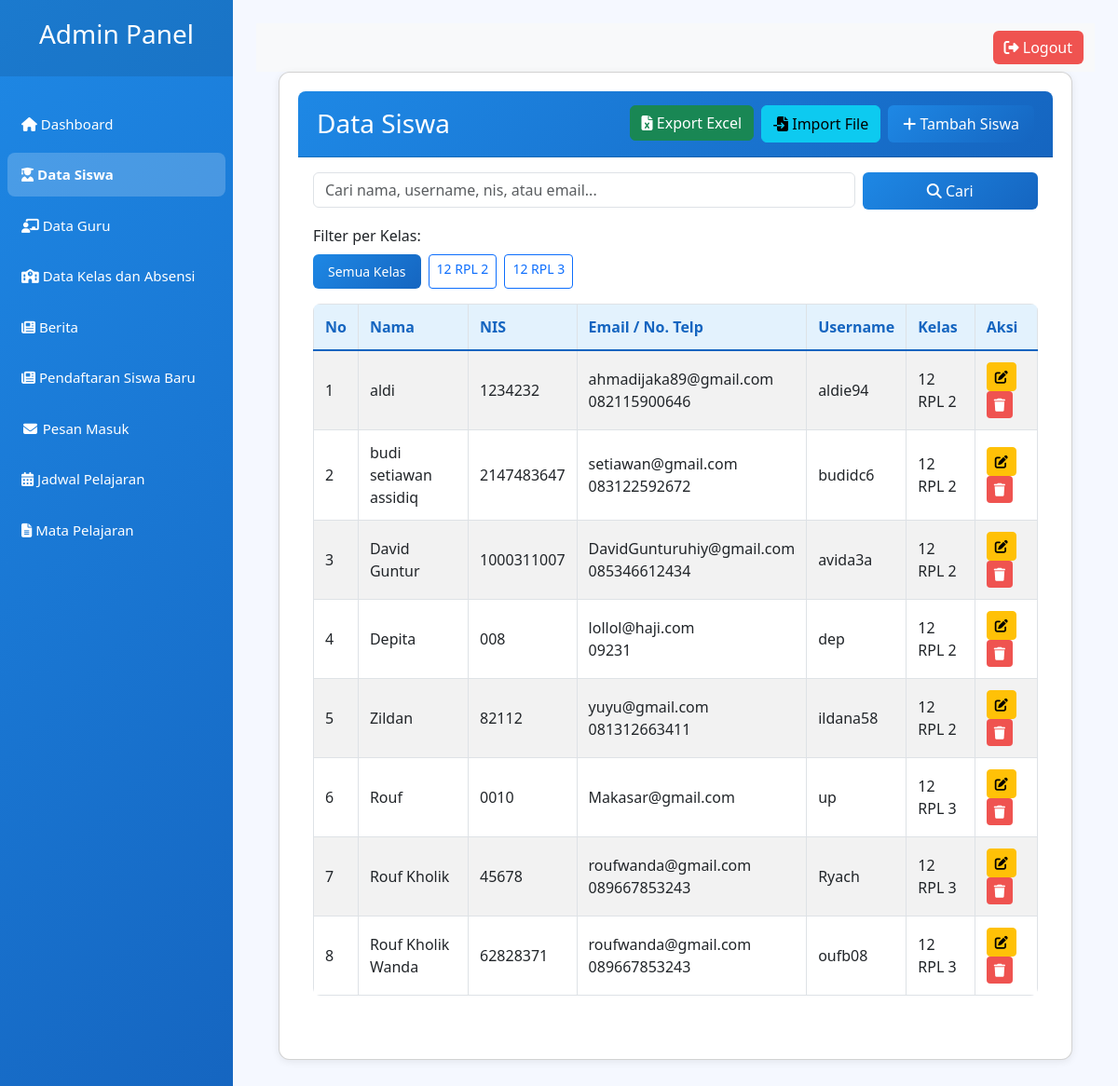
/backend/admin.php?page=siswa (signed in), run on the app's committed database.
### tables this page shows
CREATE TABLE `kelas` (
  `kelas_id` int NOT NULL,
  `nama` varchar(255) NOT NULL,
  `qr_code` varchar(255) DEFAULT NULL
);

CREATE TABLE `siswa` (
  `siswa_id` int NOT NULL,
  `nama` varchar(30) NOT NULL,
  `username` varchar(50) DEFAULT NULL,
  `password` varchar(255) DEFAULT NULL,
  `kelas_id` int DEFAULT NULL,
  `last_login` datetime DEFAULT NULL,
  `login_time` datetime DEFAULT NULL,
  `login_status` enum('success','failed') DEFAULT NULL,
  `login_photo` varchar(255) DEFAULT NULL,
  `last_attendance` datetime DEFAULT NULL,
  `nis` varchar(20) DEFAULT NULL,
  `email` varchar(100) DEFAULT NULL,
  `telepon` varchar(20) DEFAULT NULL
);

### backend/modules/siswa.php (the view, shortened to what this page needs)
<?php
require_once '../config/koneksi.php';
function getAllSiswa($db, $start = 0, $limit = 10, $search = '', $kelas_filter = '')
{
    $where = [];
    $params = [];
    $types = '';
    $where_sql = $where ? 'WHERE ' . implode(' AND ', $where) : '';
    $query = "SELECT s.*, k.nama as nama_kelas
              FROM siswa s
              LEFT JOIN kelas k ON s.kelas_id = k.kelas_id
              $where_sql
              ORDER BY k.nama, s.nama
              LIMIT ?, ?";
    $params[] = $start;
    $params[] = $limit;
    $types .= 'ii';
    $stmt = $db->prepare($query);
    $stmt->bind_param($types, ...$params);
    $stmt->execute();
    return $stmt->get_result();
}
$page = isset($_GET['page_no']) ? (int) $_GET['page_no'] : 1;
$limit = 10;
$start = ($page - 1) * $limit;
$search = isset($_GET['search']) ? $_GET['search'] : '';
$kelas_filter = isset($_GET['kelas_filter']) ? $_GET['kelas_filter'] : '';
$siswa_list = getAllSiswa($db, $start, $limit, $search, $kelas_filter);
$kelas_query = "SELECT * FROM kelas ORDER BY nama";
$kelas_result = $db->query($kelas_query);
?>
<div class="container-fluid">
    <div class="card">
        <div class="card-header">
            <div class="d-flex flex-column flex-md-row justify-content-md-between align-items-md-center">
                <h3 class="card-title mb-2 mb-md-0">Data Siswa</h3>
                <div class="d-flex flex-wrap gap-2">
                    <form method="post" style="display:inline;">
                        <button class="btn btn-success" type="submit">
                            <i class="fas fa-file-excel"></i> Export Excel
                        </button>
                    </form>
                    <button class="btn btn-info" data-bs-toggle="modal" data-bs-target="#importModal">
                        <i class="fas fa-file-import"></i> Import File
                    </button>
                    <a href="?page=siswa-form" class="btn btn-primary">
                        <i class="fas fa-plus"></i> Tambah Siswa
                    </a>
                </div>
            </div>
        </div>
        <div class="card-body">
            <form method="get" class="row g-2 mb-3">
                <div class="col-md-9">
                    <input type="text" name="search" class="form-control" placeholder="Cari nama, username, nis, atau email..."
                        value="<?= htmlspecialchars($search) ?>">
                </div>
                <div class="col-md-3">
                    <button type="submit" class="btn btn-primary w-100">
                        <i class="fas fa-search"></i> Cari
                    </button>
                </div>
            </form>
            <div class="mb-3">
                <label class="form-label" style="font-weight: 500;">Filter per Kelas:</label>
                <div class="d-flex flex-wrap gap-2">
                    <?php
                    $all_active_class = (empty($kelas_filter)) ? 'btn-primary' : 'btn-outline-primary';
                    ?>
                    <a href="?page=siswa&search=<?= urlencode($search) ?>&kelas_filter="
                       class="btn btn-sm <?= $all_active_class ?>">
                       Semua Kelas
                    </a>
                    <?php
                    $kelas_result->data_seek(0);
                    while ($kelas = $kelas_result->fetch_assoc()):
                        $kelas_id = $kelas['kelas_id'];
                        $btn_active_class = ($kelas_filter == $kelas_id) ? 'btn-primary' : 'btn-outline-primary';
                    ?>
                        <a href="?page=siswa&search=<?= urlencode($search) ?>&kelas_filter=<?= urlencode($kelas_id) ?>"
                           class="btn btn-sm <?= $btn_active_class ?>">
                           <?= htmlspecialchars($kelas['nama']) ?>
                        </a>
                    <?php endwhile; ?>
                </div>
            </div>
            <div class="table-responsive">
                <table class="table table-bordered table-striped">
                    <thead>
                        <tr>
                            <th>No</th>
                            <th>Nama</th>
                            <th>NIS</th>
                            <th>Email / No. Telp</th>
                            <th>Username</th>
                            <th>Kelas</th>
                            <th>Aksi</th>
                        </tr>
                    </thead>
                    <tbody>
                        <?php
                        if ($siswa_list && $siswa_list->num_rows > 0):
                            $no = $start + 1;
                            while ($row = $siswa_list->fetch_assoc()):
                                ?>
                                <tr>
                                    <td><?= $no++ ?></td>
                                    <td><?= htmlspecialchars($row['nama'] ?? '') ?></td>
                                    <td><?= htmlspecialchars($row['nis'] ?? '') ?></td>
                                    <td>
                                        <?= htmlspecialchars($row['email'] ?? '') ?>
                                        <?php if (!empty($row['email']) && !empty($row['telepon'])) echo "<br>"; ?>
                                        <?= htmlspecialchars($row['telepon'] ?? '') ?>
                                    </td>
                                    <td><?= htmlspecialchars($row['username'] ?? '') ?></td>
                                    <td><?= htmlspecialchars($row['nama_kelas'] ?? '') ?></td>
                                    <td>
                                        <a href="?page=siswa-form&id=<?= $row['siswa_id'] ?>" class="btn btn-sm btn-warning">
                                            <i class="fas fa-edit"></i>
                                        </a>
                                        <button class="btn btn-sm btn-danger" onclick="deleteSiswa(<?= $row['siswa_id'] ?>)">
                                            <i class="fas fa-trash"></i>
                                        </button>
                                    </td>
                                </tr>
                                <?php
                            endwhile;
                        else:
                            ?>
                            <tr>
                                <td colspan="7" class="text-center">Tidak ada data</td>
                            </tr>
                        <?php endif; ?>
                    </tbody>
                </table>
            </div>
        </div>
    </div>
</div>

### backend/admin.php (style rules this page uses)
* { box-sizing: border-box; }
body { margin: 0; font-family: 'Segoe UI', Tahoma, Geneva, Verdana, sans-serif; background-color: #f5f8ff; color: #333; }
.card { background: white; border-radius: 12px; padding: 20px; margin-bottom: 20px; box-shadow: 0 2px 8px rgba(0, 0, 0, 0.08); }
.card-header { background: linear-gradient(135deg, #1e88e5 0%, #1565c0 100%); color: white; border-radius: 8px 8px 0 0 !important; padding: 15px 20px; }
.table { background: white; border-radius: 8px; overflow: hidden; }
.table th { background-color: #e3f2fd; color: #1565c0; font-weight: 600; border-bottom: 2px solid #1565c0; }
.table td, .table th { padding: 12px; vertical-align: middle; }
.btn-primary { background: linear-gradient(135deg, #1e88e5 0%, #1565c0 100%); border: none; padding: 8px 16px; border-radius: 6px; }
.btn-danger { background: #ef5350; border: none; }

### data on the page
kelas: nama "12 RPL 2"
kelas: nama "12 RPL 3"
siswa: nama "aldi", nis "1234232", email "ahmadijaka89@gmail.com", telepon "082115900646", username "aldie94", kelas.nama "12 RPL 2"
siswa: nama "budi setiawan assidiq", nis "2147483647", email "setiawan@gmail.com", telepon "083122592672", username "budidc6", kelas.nama "12 RPL 2"
siswa: nama "David Guntur", nis "1000311007", email "DavidGunturuhiy@gmail.com", telepon "085346612434", username "avida3a", kelas.nama "12 RPL 2"
siswa: nama "Depita", nis "008", email "lollol@haji.com", telepon "09231", username "dep", kelas.nama "12 RPL 2"
siswa: nama "Zildan", nis "82112", email "yuyu@gmail.com", telepon "081312663411", username "ildana58", kelas.nama "12 RPL 2"
siswa: nama "Rouf", nis "0010", email "Makasar@gmail.com", username "up", kelas.nama "12 RPL 3"
siswa: nama "Rouf Kholik", nis "45678", email "roufwanda@gmail.com", telepon "089667853243", username "Ryach", kelas.nama "12 RPL 3"
siswa: nama "Rouf Kholik Wanda", nis "62828371", email "roufwanda@gmail.com", telepon "089667853243", username "oufb08", kelas.nama "12 RPL 3"
